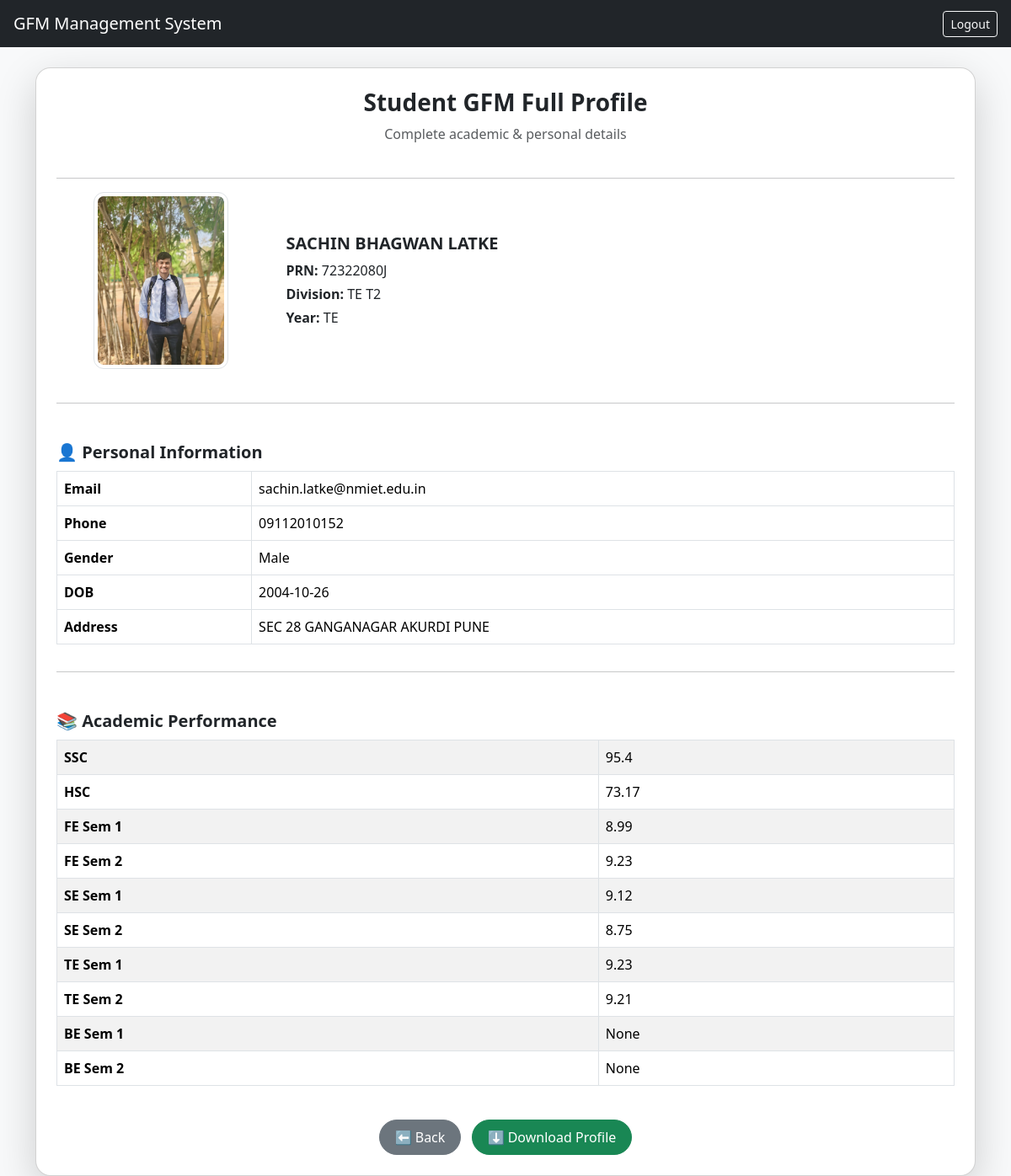
Page /coordinator/view/1 (signed in) on the committed database.
### models.py (models this page shows)
class Student(db.Model):
    id = db.Column(db.Integer, primary_key=True)
    prn = db.Column(db.String(20), unique=True, nullable=False)
    photo = db.Column(db.String(200))
    name = db.Column(db.String(100))
    email = db.Column(db.String(100))
    phone = db.Column(db.String(15))
    gender = db.Column(db.String(10))
    dob = db.Column(db.String(20))
    address = db.Column(db.Text)
    division = db.Column(db.String(10))
    year = db.Column(db.String(10))
    ssc_marks = db.Column(db.Float)
    hsc_marks = db.Column(db.Float)
    fe_sem1 = db.Column(db.Float)
    fe_sem2 = db.Column(db.Float)
    se_sem1 = db.Column(db.Float)
    se_sem2 = db.Column(db.Float)
    te_sem1 = db.Column(db.Float)
    te_sem2 = db.Column(db.Float)
    be_sem1 = db.Column(db.Float)
    be_sem2 = db.Column(db.Float)
    password = db.Column(db.String(200))

### auth.py (the view)
@auth_bp.route('/coordinator/view/<int:student_id>')
def coordinator_view_student(student_id):
    if session.get('user') != 'coordinator':
        return redirect('/coordinator/login')
    student = Student.query.get(student_id)
    if not student:
        return "Student not found"
    return render_template(
        'coordinator_view_student.html',
        student=student
    )

### templates/coordinator_view_student.html (shortened to what this page needs)
{% extends "base.html" %}
{% block content %}
<div class="card profile-card shadow-lg p-4">
    <div class="text-center mb-4">
        <h3 class="fw-bold">Student GFM Full Profile</h3>
        <p class="text-muted mb-0">Complete academic & personal details</p>
    </div>
    <hr>
    <div class="row mb-4 align-items-center">
        <div class="col-md-3 text-center">
            {% if image_base64 %}
                <img
                     class="img-thumbnail profile-img"
                     width="160">
            {% elif student.photo %}
                <img src="/uploads/{{ student.photo }}"
                     class="img-thumbnail profile-img"
                     width="160">
            {% else %}
                <p class="text-muted">No Photo</p>
            {% endif %}
        </div>
        <div class="col-md-9">
            <h5 class="fw-bold mb-2">{{ student.name }}</h5>
            <p class="mb-1"><b>PRN:</b> {{ student.prn }}</p>
            <p class="mb-1"><b>Division:</b> {{ student.division }}</p>
            <p class="mb-0"><b>Year:</b> {{ student.year }}</p>
        </div>
    </div>
    <hr>
    <h5 class="section-title">👤 Personal Information</h5>
    <table class="table table-bordered align-middle">
        <tr><th>Email</th><td>{{ student.email }}</td></tr>
        <tr><th>Phone</th><td>{{ student.phone }}</td></tr>
        <tr><th>Gender</th><td>{{ student.gender }}</td></tr>
        <tr><th>DOB</th><td>{{ student.dob }}</td></tr>
        <tr><th>Address</th><td>{{ student.address }}</td></tr>
    </table>
    <hr>
    <h5 class="section-title">📚 Academic Performance</h5>
    <table class="table table-striped table-bordered align-middle">
        <tr><th>SSC</th><td>{{ student.ssc_marks }}</td></tr>
        <tr><th>HSC</th><td>{{ student.hsc_marks }}</td></tr>
        <tr><th>FE Sem 1</th><td>{{ student.fe_sem1 }}</td></tr>
        <tr><th>FE Sem 2</th><td>{{ student.fe_sem2 }}</td></tr>
        <tr><th>SE Sem 1</th><td>{{ student.se_sem1 }}</td></tr>
        <tr><th>SE Sem 2</th><td>{{ student.se_sem2 }}</td></tr>
        <tr><th>TE Sem 1</th><td>{{ student.te_sem1 }}</td></tr>
        <tr><th>TE Sem 2</th><td>{{ student.te_sem2 }}</td></tr>
        <tr><th>BE Sem 1</th><td>{{ student.be_sem1 }}</td></tr>
        <tr><th>BE Sem 2</th><td>{{ student.be_sem2 }}</td></tr>
    </table>
    {% if not download %}
    <div class="text-center mt-4">
        <a href="/coordinator/dashboard"
           class="btn btn-secondary action-btn me-2">
            ⬅ Back
        </a>
        <a href="/coordinator/download/{{ student.id }}"
           class="btn btn-success action-btn">
            ⬇ Download Profile
        </a>
    </div>
    {% endif %}
</div>
{% endblock %}

### templates/base.html (shortened to what this page needs)
<!DOCTYPE html>
<html>
<head>
    <link
      href="https://cdn.jsdelivr.net/npm/bootstrap@5.3.2/dist/css/bootstrap.min.css"
      rel="stylesheet"
    >
</head>
<body class="bg-light">
<nav class="navbar navbar-dark bg-dark px-3">
    <span class="navbar-brand">GFM Management System</span>
    {% if session.get('user') %}
        <a href="/logout" class="btn btn-outline-light btn-sm">Logout</a>
    {% endif %}
</nav>
<div class="container mt-4">
    {% block content %}{% endblock %}
</div>
</body>
</html>

### templates/coordinator_view_student.html (style rules this page uses)
.profile-card { border-radius: 18px; animation: fadeIn 0.6s ease; }
.profile-img { border-radius: 12px; transition: 0.3s; }
.section-title { font-weight: 600; margin-top: 30px; margin-bottom: 10px; }
.action-btn { border-radius: 25px; padding: 8px 18px; transition: 0.2s; }

### rows in the picture
Student: photo (picture), name "SACHIN BHAGWAN LATKE", prn "72322080J", division "TE T2", year "TE", email "sachin.latke@nmiet.edu.in", phone "09112010152", gender "Male", dob "2004-10-26", address "SEC 28 GANGANAGAR AKURDI PUNE", ssc_marks "95.4", hsc_marks "73.17", fe_sem1 "8.99", fe_sem2 "9.23", se_sem1 "9.12", se_sem2 "8.75", te_sem1 "9.23", te_sem2 "9.21", be_sem1 "None", be_sem2 "None"
